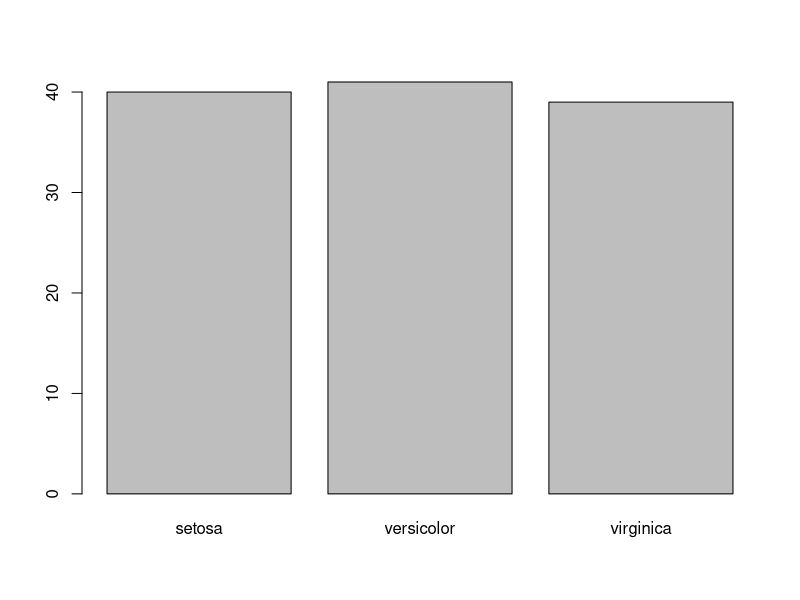
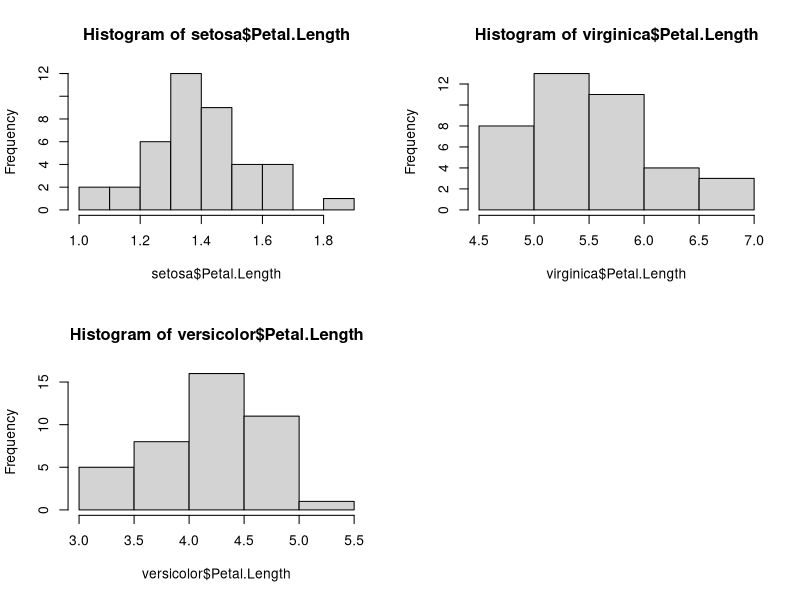
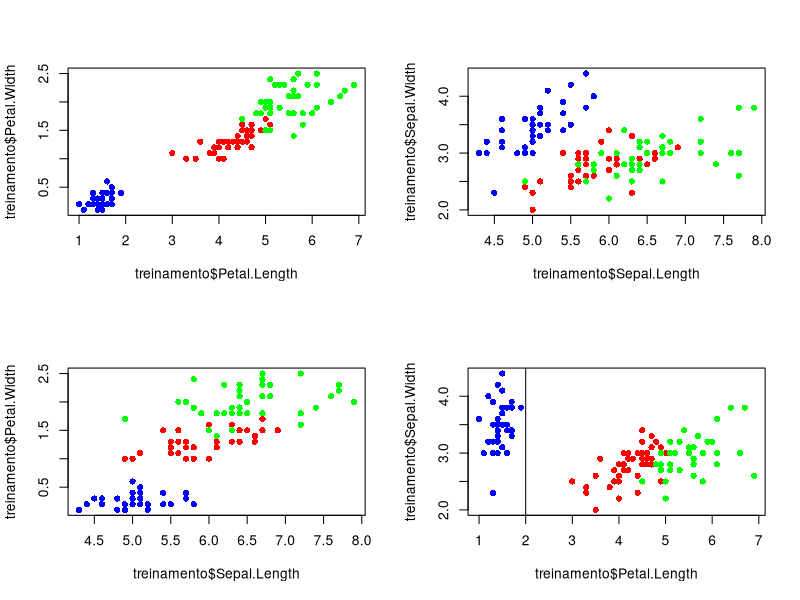

Here is the R script that generated these plots, in order:
dados = sample(x=1:6, size=2, replace=TRUE)
dados

if(dados[1] == dados[2]) {
  print("resultados iguais")
} else if(dados[1] < dados[2]) {
  print("primeiro lançamento foi menor que o segundo")
} else {
  print("segundo lançamento foi menor que o primeiro")
}

iris

# str => structure e não string o.O
str(iris) # obs => linhas; variables => colunas; factor => categorias

iris$Species

iris[,5]

# embaralhar o vetor original de 1..150 e guardar em amostra
amostra = sample(x=1:150, size=150, replace = FALSE)
amostra

# filtrar o conjunto de dados iris usando a amostra como filtro
irisAmostral = iris[amostra,]
irisAmostral

number = round(nrow(iris)*0.8)
number

round(151*0.8)

table(irisAmostral$Species)

treinamento = irisAmostral[1:number,]
treinamento

teste = irisAmostral[(number+1):nrow(irisAmostral),]
teste

treinamento.table = table(treinamento$Species)
treinamento.table
barplot(treinamento.table)

unique(treinamento$Species)


# mostrar todos histogramas (mfrow) = deve ser usado antes dos hist
par(mfrow = c(2,2))

setosa = treinamento[treinamento$
                       Species == "setosa",]
hist(setosa$Petal.Length)

virginica = treinamento[treinamento$Species == "virginica",]
hist(virginica$Petal.Length)

versicolor = treinamento[treinamento$Species == "versicolor",]
hist(versicolor$Petal.Length)


par(mfrow= c(2,2))
# colocar o grafico vazio com todos os dados do treinamento para poder adicionar separadamente setosa/virginica/versicolor
# pois o treinamento contem todas as outras dessa forma todo o conjunto aparecerá no msm grafico
plot(x = treinamento$Petal.Length, y=treinamento$Petal.Width, type="n", pch=16)
points(x=setosa$Petal.Length, y=setosa$Petal.Width, pch=16, col="blue")
points(x=versicolor$Petal.Length, y=versicolor$Petal.Width, pch=16, col="red")
points(x=virginica$Petal.Length, y=virginica$Petal.Width, pch=16, col="green")

plot(x = treinamento$Sepal.Length, y=treinamento$Sepal.Width, type="n", pch=16)
points(x=setosa$Sepal.Length, y=setosa$Sepal.Width, pch=16, col="blue")
points(x=versicolor$Sepal.Length, y=versicolor$Sepal.Width, pch=16, col="red")
points(x=virginica$Sepal.Length, y=virginica$Sepal.Width, pch=16, col="green")

plot(x = treinamento$Sepal.Length, y=treinamento$Petal.Width, type="n", pch=16)
points(x=setosa$Sepal.Length, y=setosa$Petal.Width, pch=16, col="blue")
points(x=versicolor$Sepal.Length, y=versicolor$Petal.Width, pch=16, col="red")
points(x=virginica$Sepal.Length, y=virginica$Petal.Width, pch=16, col="green")

plot(x = treinamento$Petal.Length, y=treinamento$Sepal.Width, type="n", pch=16)
points(x=setosa$Petal.Length, y=setosa$Sepal.Width, pch=16, col="blue")
points(x=versicolor$Petal.Length, y=versicolor$Sepal.Width, pch=16, col="red")
points(x=virginica$Petal.Length, y=virginica$Sepal.Width, pch=16, col="green")

respostas = c()
teste[1,5]

for(j in 1:nrow(teste)) {
  if(teste$Petal.Length[j] < 2) { # pela largura do grafico Petal.width por Petal.length
    respostas[j] = "setosa"
  }else {
    if(teste$Petal.Width[j] < 1.7){ # pela altura do grafico Petal.width por Petal.length
      respostas[j] = "versicolor"
    }else {
      respostas[j] = "virginica"
    }
  }
}
abline(h=1.7)
abline(v=2)
respostas

# comparar com o real
mean(respostas == teste$Species)

